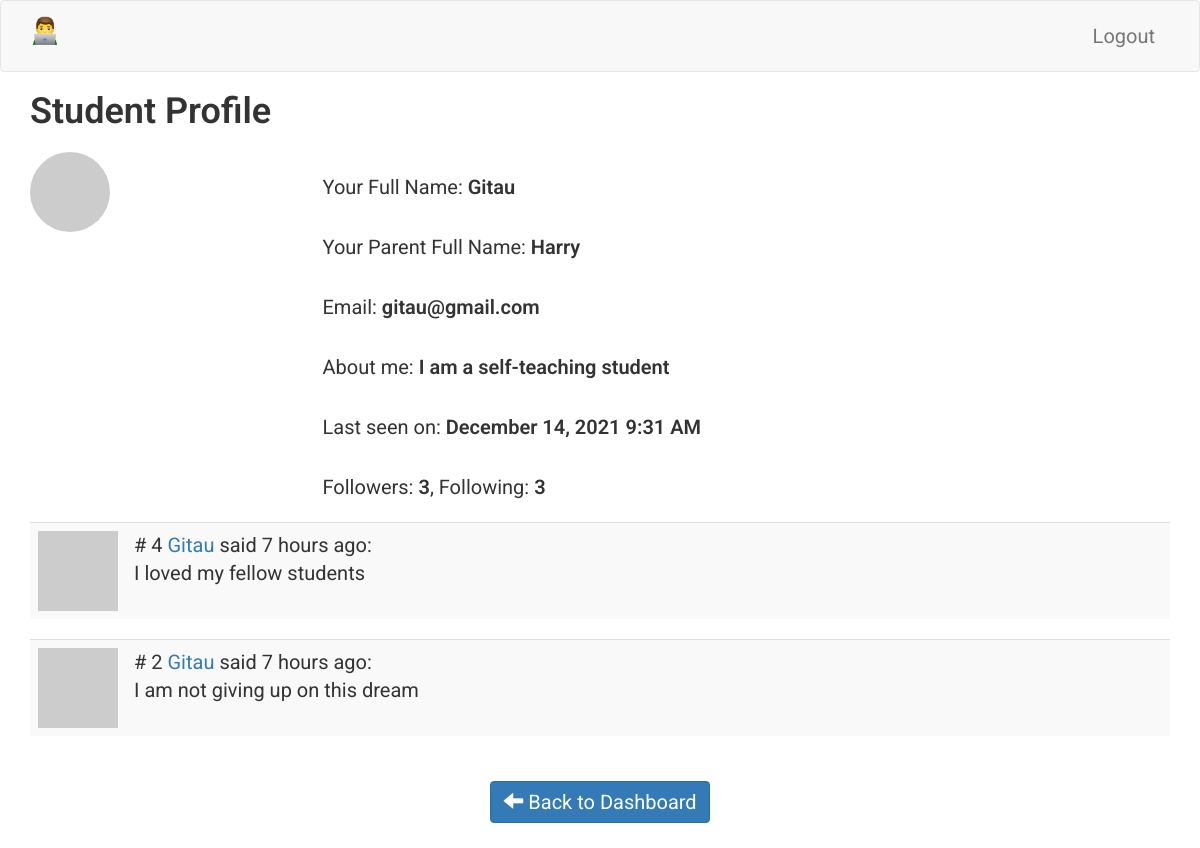
The page /student/Gitau/profile (signed in) on the database as committed earlier.
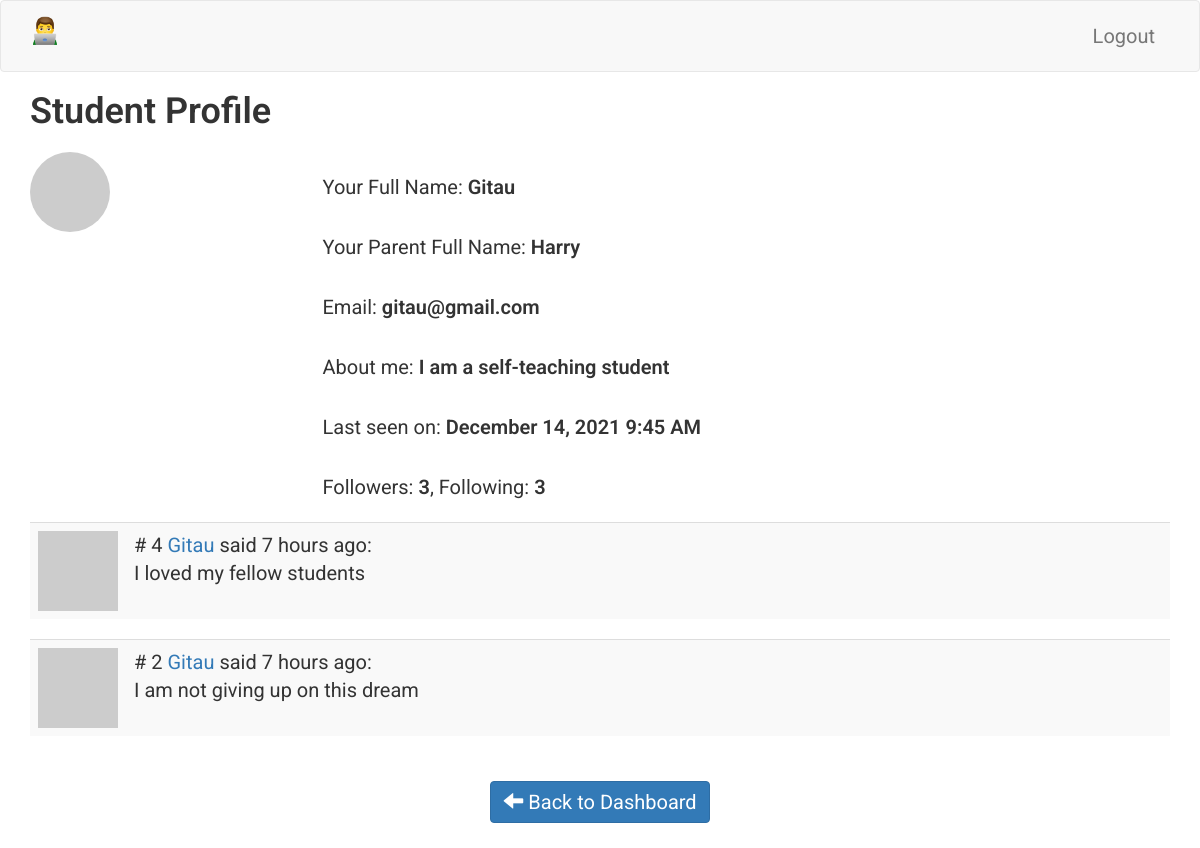
The same page on the database as committed later.
### app/models.py (models this page shows, shortened)
class Client(UserMixin, db.Model):
    __tablename__ = 'client'
    id = db.Column(db.Integer, primary_key=True)
    parent_full_name = db.Column(db.String(64), index=True)
    parent_email = db.Column(db.String(120), index=True)
    parent_phone = db.Column(db.String(120), index=True)
    parent_occupation = db.Column(db.String(120), index=True)
    parent_residence = db.Column(db.String(120), index=True)
    parent_password_hash = db.Column(db.String(128))
    parent_about_me = db.Column(db.String(140))
    parent_last_seen = db.Column(db.DateTime, default=datetime.utcnow)
    student_full_name = db.Column(db.String(64), index=True)
    student_email = db.Column(db.String(120), index=True)
    student_phone = db.Column(db.String(120), index=True)
    student_school = db.Column(db.String(120), index=True)
    student_age = db.Column(db.Integer, index=True)
    student_password_hash = db.Column(db.String(128))
    student_about_me = db.Column(db.String(140))
    student_last_seen = db.Column(db.DateTime, default=datetime.utcnow)
    comments = db.relationship('CommunityComment', backref='author', lazy='dynamic')
    def avatar_student(self, size):
        digest = md5(self.student_email.lower().encode('utf-8')).hexdigest()
        return 'https://www.gravatar.com/avatar/{}?d=identicon&s={}'.format(
            digest, size)

class CommunityComment(db.Model):
    __tablename__ = 'community_comment'
    id = db.Column(db.Integer, primary_key=True)
    body = db.Column(db.String(140))
    timestamp = db.Column(db.DateTime, index=True, default=datetime.utcnow)
    client_id = db.Column(db.Integer, db.ForeignKey('client.id'))

### app/routes.py (the view)
@app.route('/student/<student_full_name>/profile')
@login_required
def profile_student(student_full_name):
    student = Client.query.filter_by(student_full_name=student_full_name).first_or_404()
    comments = student.comments.order_by(CommunityComment.timestamp.desc()).all()
    return render_template('profile_student.html',
                           title='Profile',
                           student=student,
                           comments=comments
                           )

### app/models.py (called while the page is built)
@login.user_loader
def load_user(id):
    return Client.query.get(int(id))

### app/routes.py (called while the page is built)
@app.before_request
def before_request_student():
    if current_user.is_authenticated:
        current_user.student_last_seen = datetime.utcnow()
        db.session.commit()

@app.before_request
def before_request_parent():
    if current_user.is_authenticated:
        current_user.parent_last_seen = datetime.utcnow()
        db.session.commit()

### app/templates/profile_student.html
{% extends 'base.html' %}
{% block app_content %}
<div class="row">
    <div class="col-sm-12">
        <H1>Student Profile</H1>
    </div>
</div>
<div class="row">
    <div class="col-sm-3">
        <img src=" {{ student.avatar_student(128) }} " class="img-circle">
    </div>
    <div class="col-sm-9">
        <p>
            Your Full Name: <span style="font-weight: 600;">{{ student.student_full_name }}</span>
        </p>
        <p>
            Your Parent Full Name: <span style="font-weight: 600;">{{ student.parent_full_name }}</span>
        </p>
        <p>
            Email: <span style="font-weight: 600;">{{ student.student_email }}</span>
        </p>
        {% if student.student_about_me %}
            <p>
                About me: <span style="font-weight: 600;">{{ student.student_about_me }}</span>
            </p>
        {% endif %}
        {% if student.student_last_seen %}
            <p>
                Last seen on: <span style="font-weight: 600;">{{ moment(student.student_last_seen).format('LLL') }}</span>
            </p>
        {% endif %}
        <p>
            Followers: <span style="font-weight: 600;">3</span>, Following: <span style="font-weight: 600;">3</span>
        </p>
    </div>
</div>
<div class="row">
    <div class="col-sm-12">
        {% for comment in comments %}
            {% include '_comments_students.html' %}
        {% endfor %}
    </div>
</div>
<div class="row text-center">
    <div class="col-sm-4">
    </div>
    <div class="col-sm-4">
        <p>
            <a href=" {{ url_for('dashboard_student') }} " class="btn btn-primary">
                <span class="glyphicon glyphicon-arrow-left" aria-hidden="true"></span>
                    Back to Dashboard
            </a>
        </p>
    </div>
    <div class="col-sm-4">
    </div>
</div>
{% endblock %}

### app/templates/base.html (shortened to what this page needs)
{% extends 'bootstrap/base.html' %}
{% block head %}
    {{ super() }}
{% endblock %}
{% block styles %}
    {{ super() }}
    <link type="text/css" rel="stylesheet" href="{{ url_for('static', filename = 'css/main.css') }}">
    <link rel="stylesheet" href="https://cdnjs.cloudflare.com/ajax/libs/intl-tel-input/16.0.4/css/intlTelInput.css">
{% endblock %}
{% block navbar %}
<nav class="navbar navbar-default">
    <div class="container">
        <div class="navbar-header">
            <a class="navbar-brand" href=" # ">
                <img alt="Brand" src="{{ url_for('static', filename = 'images/eLearning.png') }}" width="30" height="30">
            </a>
        </div>
        <div class="collapse navbar-collapse" id="bs-example-navbar-collapse-1">
            <ul class="nav navbar-nav navbar-right">
                {% if current_user.is_authenticated %}
                    <li><a href=" {{ url_for('logout') }} ">Logout</a></li>
                {% else %}
                    <li><a href=" {{ url_for('login') }} ">Login</a></li>
                {% endif %}
            </ul>
        </div>
    </div>
</nav>
{% endblock %}
{% block content %}
    <div class="container">
        {% block app_content %}
        {% endblock %}
    </div>
{% endblock %}

### app/templates/_comments_students.html
<table class="table table-striped">
    <tr valign='top'>
        <td width="30px">
            <a href=" {{ url_for('profile_student', student_full_name=comment.author.student_full_name) }} ">
                <img src=" {{ comment.author.avatar_student(30) }}  ">
            </a>
        </td>
        <td>
            <span class="comment-id"># {{ comment.id }} </span>
            <a href="{{ url_for('profile_student', student_full_name=comment.author.student_full_name) }}">
                <span class="comment-author-admin"> {{ comment.author.student_full_name }} </span>
            </a>
            said {{ moment(comment.timestamp).fromNow() }}:
            <br>
            <div class="comment-body">
                {{ comment.body }}
            </div>
        </td>
    </tr>
</table>

### app/static/css/main.css (style rules this page uses)
html, body { font-family: 'Roboto', sans-serif; }
h1 { padding-bottom: 10px; font-weight: 600; margin-top: 0px; padding-top: 0px; }
h2, h3, h4, h5, h6, p { margin-top: 0px; padding-top: 10px; padding-bottom: 10px; }
p, li { line-height: 30px; margin-top: 10px; margin-bottom: 10px; }
p, li, td, .btn, .btn-alt, .schedule-btn { font-size: 20px; }
.btn { margin-top: 5px; margin-bottom: 5px; }

Rows that differ between the two databases and show on the page:
changed Client "Gitau": student_last_seen "December 14, 2021 9:31 AM" → "December 14, 2021 9:45 AM"
